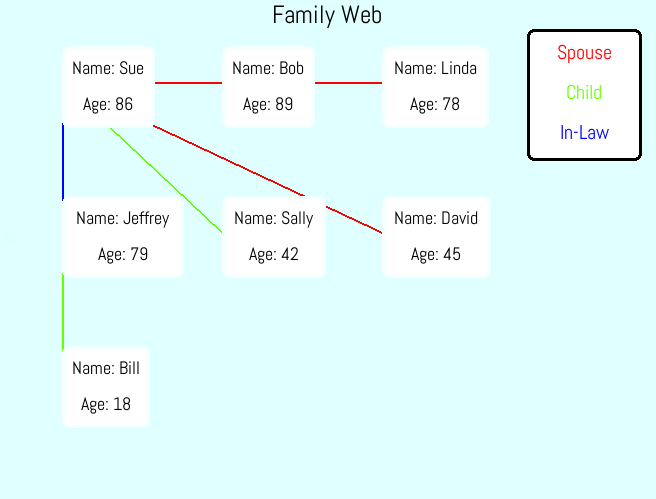

Recreate this plot in Python.
"""Example Web displaying a Family Tree."""
# importing the module
import flerzit
from flerzit import Web, Member, display_web

# Creating a Web
WEB = Web()
WEB.name = "Family Web"

# Creating Members
GreatGrandpa = Member()
GreatGrandma = Member()
Grandpa = Member()
Grandma = Member()
Mom = Member()
Dad = Member()
Me = Member()

MEMBERS = [GreatGrandma, GreatGrandpa, Grandma, Grandpa, Mom, Dad, Me]

# Since the fields are the same for each member we can iterate in this example.
# NOTE: the default value to each of these new fields is None or null in JSON.
# We can change them later in the JSON file, OR use the `Member.change_value`
# method.
for member in MEMBERS:
    member.add_field("Name")
    member.add_field("Age")

# Using `Member.change_value` method
for i, member in enumerate(MEMBERS):
    if i == 0:
        MEMBERS[i].change_value("Name", "Sue")
        MEMBERS[i].change_value("Age", 86)
    if i == 1:
        MEMBERS[i].change_value("Name", "Bob")
        MEMBERS[i].change_value("Age", 89)
    if i == 2:
        MEMBERS[i].change_value("Name", "Linda")
        MEMBERS[i].change_value("Age", 78)
    if i == 3:
        MEMBERS[i].change_value("Name", "Jeffrey")
        MEMBERS[i].change_value("Age", 79)
    if i == 4:
        MEMBERS[i].change_value("Name", "Sally")
        MEMBERS[i].change_value("Age", 42)
    if i == 5:
        MEMBERS[i].change_value("Name", "David")
        MEMBERS[i].change_value("Age", 45)
    if i == 6:
        MEMBERS[i].change_value("Name", "Bill")
        MEMBERS[i].change_value("Age", 18)
    
    
# Adding Members
for member in MEMBERS:
    WEB.add_member(member)

# Adding Relationships
WEB.add_relationship(GreatGrandma, GreatGrandpa, 0) # Index shows TYPE of relationship

WEB.add_relationship(GreatGrandma, Grandpa, 1)
WEB.add_relationship(GreatGrandma, Grandma, 2)

WEB.add_relationship(GreatGrandpa, Grandpa, 1)
WEB.add_relationship(GreatGrandpa, Grandma, 2)

WEB.add_relationship(Grandma, Grandpa, 0)

WEB.add_relationship(Grandma, Mom, 1)
WEB.add_relationship(Grandma, Dad, 2)

WEB.add_relationship(Grandpa, Mom, 1)
WEB.add_relationship(Grandpa, Dad, 2)

WEB.add_relationship(Mom, Dad, 0)

WEB.add_relationship(Mom, Me, 1)

# Saving our Web to  A JSON File
# NOTE: if you haven't created a 
# new file with this name, 
# set the overwrite argument to True.
WEB.save("Family_Web.json", overwrite=True)

# Display the Output graphically in Python
# A very customizeable API with defaults for everything 
# in case you dont want
# to mess with too many features :p

# One of the Mandatory Arguments is the `line_colors_dict`
# Each type of relationship you established using the relationship_idx
# parameter in the `add_relationship` method of the Web instance you made,
# they are the diffrent types of relatoinship.
# In this example we had assigned relationshipes to indexes 1, 2, and 0.
# Every relationship will be a line drawn in a certain color according to this
# dictionary.

line_colors_dict = {
    0:(255,0,0),
    1:(102, 255, 0),
    2:(0,0,255)
}

# Likewise the mandatory `legend_dict` argument also has the same
# behavior, except it manages labels in the legend of the WEB.

legend_dict = {
    0:"Spouse",
    1:"Child",
    2:"In-Law"
}

# There you go!
# You've sucessfully put a WEB together.
# Now Run the file in your current directory and see the output
# Enjoy your Web and don't forget that it is a JSON file so it may be portable 
# to potential JavaScript Applications by parsing the file similiarly.

display_web(
    file_path="Family_Web.json", sw=660, sh=500,
    line_colors_dict=line_colors_dict, legend_dict=legend_dict,
    member_font_size=18, title_font_size=25, 
    border_color=(244, 255, 255), border_width=3, border_radius=7, text_color=flerzit.BLACK, 
    screen_color=(224, 255, 255), title_font_color=flerzit.BLACK, member_color=flerzit.WHITE, member_origin=65,
    member_space_between_columns=3, member_horizontal_margin=160, legend_color=flerzit.WHITE, legend_font_size=20, 
    legend_vertical_padding=2.2, legend_horizontal_padding=2.1, legend_margin_left=130, legend_border_color=flerzit.BLACK, legend_border_width=3,
    legend_border_radius=7
)



